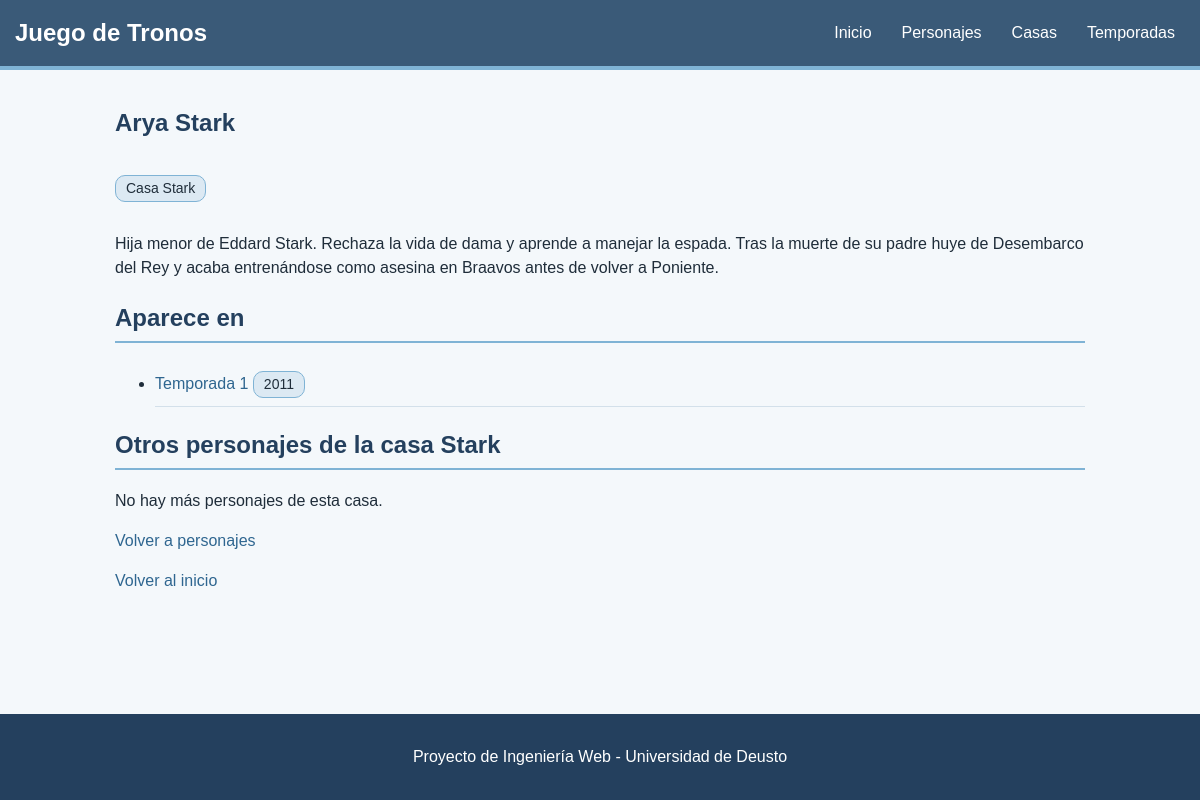
/personajes/1/, run on an earlier commit of the app's database.
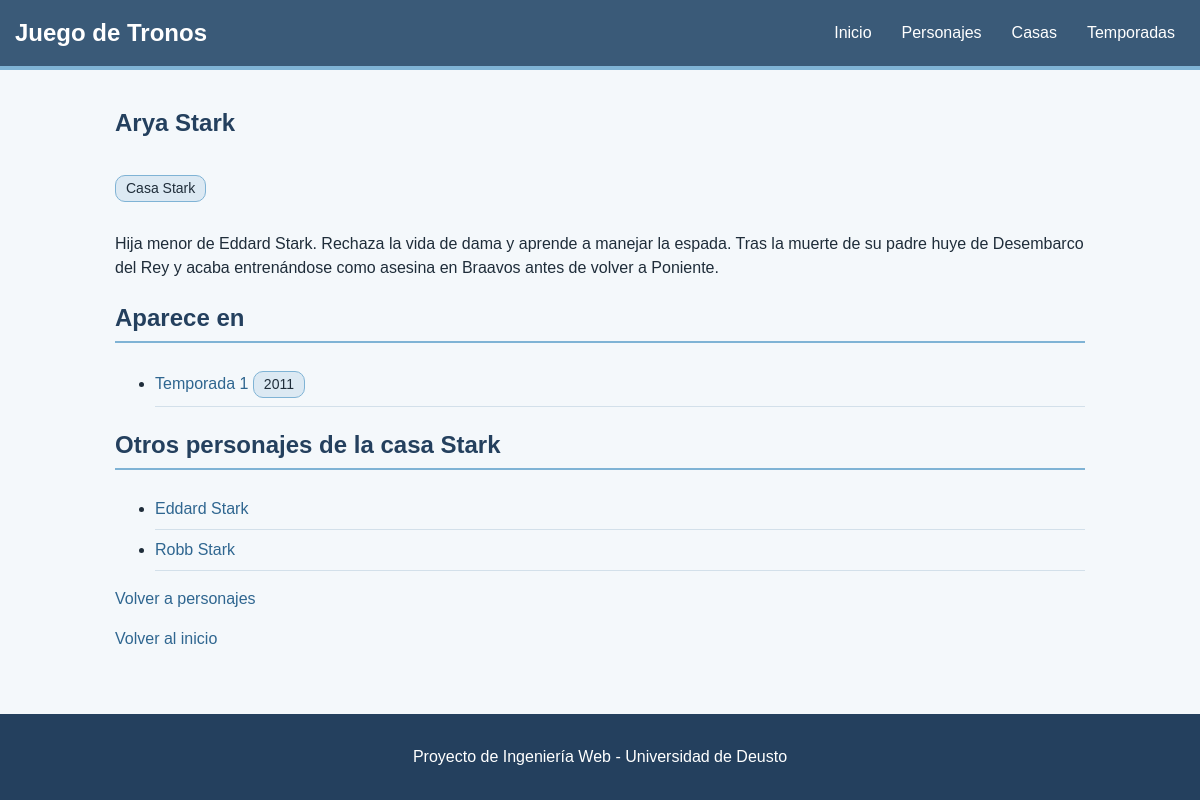
And on a later commit of the database.
### poniente/models.py (models this page shows, shortened)
class Temporada(models.Model):
    numero = models.IntegerField()
    anio = models.IntegerField()
    resumen = models.TextField()
    class Meta:
        ordering = ["numero"]

class Personaje(models.Model):
    nombre = models.CharField(max_length=50)
    descripcion = models.TextField()
    casa = models.ForeignKey(Casa, on_delete=models.CASCADE, related_name="personajes")
    temporadas = models.ManyToManyField(Temporada, related_name="personajes")
    class Meta:
        ordering = ["nombre"]

### poniente/views.py (the view)
# urls.py: path('personajes/<int:pk>/', views.detalle_personaje, name='personaje_detail'),
def detalle_personaje(request, pk):
    personaje = get_object_or_404(Personaje, pk=pk)
    temporadas = personaje.temporadas.all()
    companeros = []
    for otro in personaje.casa.personajes.all():
        if otro.pk != personaje.pk:
            companeros.append(otro)
    return render(request, 'personaje_detail.html', {
        'personaje': personaje,
        'temporadas': temporadas,
        'companeros': companeros,
    })

### poniente/templates/personaje_detail.html (shortened to what this page needs)
{% extends "seccion.html" %}
{% block content %}
<article>
    <h1>{{ personaje.nombre }}</h1>
    <p class="etiqueta"><a href="{% url 'casa_detail' personaje.casa.pk %}">Casa {{ personaje.casa.nombre }}</a></p>
    <p>{{ personaje.descripcion }}</p>
    <section>
        <h2>Aparece en</h2>
            {% if temporadas %}
                <ul>
                {% for temporada in temporadas %}
                    <li>
                        <a href="{% url 'temporada_detail' temporada.pk %}">Temporada {{ temporada.numero }}</a>
                        <span class="etiqueta">{{ temporada.anio }}</span>
                    </li>
                {% endfor %}
                </ul>
            {% else %}
                <p>No aparece en ninguna temporada.</p>
        {% endif %}
    </section>
    <section>
        <h2>Otros personajes de la casa {{ personaje.casa.nombre }}</h2>
            {% if companeros %}
                <ul>
                {% for companero in companeros %}
                    <li><a href="{% url 'personaje_detail' companero.pk %}">{{ companero.nombre }}</a></li>
                {% endfor %}
                </ul>
            {% else %}
            <p>No hay más personajes de esta casa.</p>
        {% endif %}
    </section>
    <p><a href="{% url 'personaje_list' %}">Volver a personajes</a></p>
</article>
{% endblock %}

What changed in the data, as far as the page shows it:
added Personaje: nombre "Eddard Stark"
added Personaje: nombre "Robb Stark"
Also different on the page:
text no longer shown: "No hay más personajes de esta casa."
